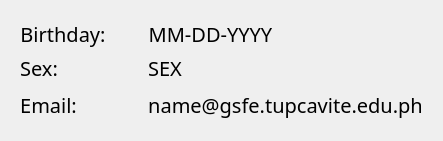
                             <widget class="QFrame" name="frame_24">
                              <property name="maximumSize">
                               <size>
                                <width>500</width>
                                <height>500</height>
                               </size>
                              </property>
                              <property name="styleSheet">
                               <string notr="true">background: none;
border: none;</string>
                              </property>
                              <property name="frameShape">
                               <enum>QFrame::StyledPanel</enum>
                              </property>
                              <property name="frameShadow">
                               <enum>QFrame::Raised</enum>
                              </property>
                              <layout class="QGridLayout" name="gridLayout_22">
                               <item row="0" column="0">
                                <widget class="QFrame" name="frame_25">
                                 <property name="maximumSize">
                                  <size>
                                   <width>10000</width>
                                   <height>500</height>
                                  </size>
                                 </property>
                                 <property name="styleSheet">
                                  <string notr="true">background: none;
border: none;</string>
                                 </property>
                                 <property name="frameShape">
                                  <enum>QFrame::StyledPanel</enum>
                                 </property>
                                 <property name="frameShadow">
                                  <enum>QFrame::Raised</enum>
                                 </property>
                                 <layout class="QGridLayout" name="gridLayout_29">
                                  <item row="2" column="0" rowspan="2" colspan="2" alignment="Qt::AlignLeft">
                                   <widget class="QLabel" name="label_69">
                                    <property name="sizePolicy">
                                     <sizepolicy hsizetype="Preferred" vsizetype="Fixed">
                                      <horstretch>0</horstretch>
                                      <verstretch>0</verstretch>
                                     </sizepolicy>
                                    </property>
                                    <property name="minimumSize">
                                     <size>
                                      <width>0</width>
                                      <height>20</height>
                                     </size>
                                    </property>
                                    <property name="maximumSize">
                                     <size>
                                      <width>16777215</width>
                                      <height>35</height>
                                     </size>
                                    </property>
                                    <property name="font">
                                     <font>
                                      <family>Poppins,Arial,Helvetica,sans-serif</family>
                                      <pointsize>-1</pointsize>
                                     </font>
                                    </property>
                                    <property name="styleSheet">
                                     <string notr="true">QLabel {
    background: none;
    color: black;
    font-size: 20px;
    font-family: &quot;Poppins&quot;, &quot;Arial&quot;, &quot;Helvetica&quot;, sans-serif;
    border: none;
    text-align: center;
}
</string>
                                    </property>
                                    <property name="text">
                                     <string>Email:</string>
                                    </property>
                                    <property name="alignment">
                                     <set>Qt::AlignCenter</set>
                                    </property>
                                   </widget>
                                  </item>
                                  <item row="3" column="1">
                                   <widget class="QLabel" name="label_70">
                                    <property name="sizePolicy">
                                     <sizepolicy hsizetype="Preferred" vsizetype="Fixed">
                                      <horstretch>0</horstretch>
                                      <verstretch>0</verstretch>
                                     </sizepolicy>
                                    </property>
                                    <property name="minimumSize">
                                     <size>
                                      <width>0</width>
                                      <height>20</height>
                                     </size>
                                    </property>
                                    <property name="maximumSize">
                                     <size>
                                      <width>16777215</width>
                                      <height>35</height>
                                     </size>
                                    </property>
                                    <property name="font">
                                     <font>
                                      <family>Poppins,Arial,Helvetica,sans-serif</family>
                                      <pointsize>-1</pointsize>
                                     </font>
                                    </property>
                                    <property name="styleSheet">
                                     <string notr="true">QLabel {
    background: none;
    color: black;
    font-size: 20px;
    font-family: &quot;Poppins&quot;, &quot;Arial&quot;, &quot;Helvetica&quot;, sans-serif;
    border: none;
    text-align: center;
}
</string>
                                    </property>
                                    <property name="text">
                                     <string/>
                                    </property>
                                    <property name="alignment">
                                     <set>Qt::AlignCenter</set>
                                    </property>
                                   </widget>
                                  </item>
                                  <item row="1" column="0" colspan="2" alignment="Qt::AlignLeft">
                                   <widget class="QLabel" name="label_71">
                                    <property name="sizePolicy">
                                     <sizepolicy hsizetype="Preferred" vsizetype="Fixed">
                                      <horstretch>0</horstretch>
                                      <verstretch>0</verstretch>
                                     </sizepolicy>
                                    </property>
                                    <property name="minimumSize">
                                     <size>
                                      <width>0</width>
                                      <height>20</height>
                                     </size>
                                    </property>
                                    <property name="maximumSize">
                                     <size>
                                      <width>16777215</width>
                                      <height>35</height>
                                     </size>
                                    </property>
                                    <property name="font">
                                     <font>
                                      <family>Poppins,Arial,Helvetica,sans-serif</family>
                                      <pointsize>-1</pointsize>
                                     </font>
                                    </property>
                                    <property name="styleSheet">
                                     <string notr="true">QLabel {
    background: none;
    color: black;
    font-size: 20px;
    font-family: &quot;Poppins&quot;, &quot;Arial&quot;, &quot;Helvetica&quot;, sans-serif;
    border: none;
    text-align: center;
}
</string>
                                    </property>
                                    <property name="text">
                                     <string>Sex:</string>
                                    </property>
                                    <property name="alignment">
                                     <set>Qt::AlignCenter</set>
                                    </property>
                                   </widget>
                                  </item>
                                  <item row="0" column="0" alignment="Qt::AlignLeft">
                                   <widget class="QLabel" name="label_72">
                                    <property name="sizePolicy">
                                     <sizepolicy hsizetype="Preferred" vsizetype="Fixed">
                                      <horstretch>0</horstretch>
                                      <verstretch>0</verstretch>
                                     </sizepolicy>
                                    </property>
                                    <property name="minimumSize">
                                     <size>
                                      <width>0</width>
                                      <height>20</height>
                                     </size>
                                    </property>
                                    <property name="maximumSize">
                                     <size>
                                      <width>16777215</width>
                                      <height>35</height>
                                     </size>
                                    </property>
                                    <property name="font">
                                     <font>
                                      <family>Poppins,Arial,Helvetica,sans-serif</family>
                                      <pointsize>-1</pointsize>
                                     </font>
                                    </property>
                                    <property name="styleSheet">
                                     <string notr="true">QLabel {
    background: none;
    color: black;
    font-size: 20px;
    font-family: &quot;Poppins&quot;, &quot;Arial&quot;, &quot;Helvetica&quot;, sans-serif;
    border: none;
    text-align: center;
}
</string>
                                    </property>
                                    <property name="text">
                                     <string>Birthday:</string>
                                    </property>
                                    <property name="alignment">
                                     <set>Qt::AlignCenter</set>
                                    </property>
                                   </widget>
                                  </item>
                                 </layout>
                                </widget>
                               </item>
                               <item row="0" column="1">
                                <widget class="QFrame" name="frame_26">
                                 <property name="maximumSize">
                                  <size>
                                   <width>100000</width>
                                   <height>500</height>
                                  </size>
                                 </property>
                                 <property name="styleSheet">
                                  <string notr="true">background: none;
border: none;</string>
                                 </property>
                                 <property name="frameShape">
                                  <enum>QFrame::StyledPanel</enum>
                                 </property>
                                 <property name="frameShadow">
                                  <enum>QFrame::Raised</enum>
                                 </property>
                                 <layout class="QGridLayout" name="gridLayout_34">
                                  <item row="2" column="0" rowspan="2" colspan="2" alignment="Qt::AlignLeft">
                                   <widget class="QLabel" name="email">
                                    <property name="sizePolicy">
                                     <sizepolicy hsizetype="Preferred" vsizetype="Fixed">
                                      <horstretch>0</horstretch>
                                      <verstretch>0</verstretch>
                                     </sizepolicy>
                                    </property>
                                    <property name="minimumSize">
                                     <size>
                                      <width>0</width>
                                      <height>20</height>
                                     </size>
                                    </property>
                                    <property name="maximumSize">
                                     <size>
                                      <width>16777215</width>
                                      <height>35</height>
                                     </size>
                                    </property>
                                    <property name="font">
                                     <font>
                                      <family>Poppins,Arial,Helvetica,sans-serif</family>
                                      <pointsize>-1</pointsize>
                                     </font>
                                    </property>
                                    <property name="styleSheet">
                                     <string notr="true">QLabel {
    background: none;
    color: black;
    font-size: 20px;
    font-family: &quot;Poppins&quot;, &quot;Arial&quot;, &quot;Helvetica&quot;, sans-serif;
    border: none;
    text-align: center;
}
</string>
                                    </property>
                                    <property name="text">
                                     <string>name@gsfe.tupcavite.edu.ph</string>
                                    </property>
                                    <property name="alignment">
                                     <set>Qt::AlignCenter</set>
                                    </property>
                                   </widget>
                                  </item>
                                  <item row="3" column="1">
                                   <widget class="QLabel" name="label_74">
                                    <property name="sizePolicy">
                                     <sizepolicy hsizetype="Preferred" vsizetype="Fixed">
                                      <horstretch>0</horstretch>
                                      <verstretch>0</verstretch>
                                     </sizepolicy>
                                    </property>
                                    <property name="minimumSize">
                                     <size>
                                      <width>0</width>
                                      <height>20</height>
                                     </size>
                                    </property>
                                    <property name="maximumSize">
                                     <size>
                                      <width>16777215</width>
                                      <height>35</height>
                                     </size>
                                    </property>
                                    <property name="font">
                                     <font>
                                      <family>Poppins,Arial,Helvetica,sans-serif</family>
                                      <pointsize>-1</pointsize>
                                     </font>
                                    </property>
                                    <property name="styleSheet">
                                     <string notr="true">QLabel {
    background: none;
    color: black;
    font-size: 20px;
    font-family: &quot;Poppins&quot;, &quot;Arial&quot;, &quot;Helvetica&quot;, sans-serif;
    border: none;
    text-align: center;
}
</string>
                                    </property>
                                    <property name="text">
                                     <string/>
                                    </property>
                                    <property name="alignment">
                                     <set>Qt::AlignCenter</set>
                                    </property>
                                   </widget>
                                  </item>
                                  <item row="1" column="0" colspan="2" alignment="Qt::AlignLeft">
                                   <widget class="QLabel" name="sex">
                                    <property name="sizePolicy">
                                     <sizepolicy hsizetype="Preferred" vsizetype="Fixed">
                                      <horstretch>0</horstretch>
                                      <verstretch>0</verstretch>
                                     </sizepolicy>
                                    </property>
                                    <property name="minimumSize">
                                     <size>
                                      <width>0</width>
                                      <height>20</height>
                                     </size>
                                    </property>
                                    <property name="maximumSize">
                                     <size>
                                      <width>16777215</width>
                                      <height>35</height>
                                     </size>
                                    </property>
                                    <property name="font">
                                     <font>
                                      <family>Poppins,Arial,Helvetica,sans-serif</family>
                                      <pointsize>-1</pointsize>
                                     </font>
                                    </property>
                                    <property name="styleSheet">
                                     <string notr="true">QLabel {
    background: none;
    color: black;
    font-size: 20px;
    font-family: &quot;Poppins&quot;, &quot;Arial&quot;, &quot;Helvetica&quot;, sans-serif;
    border: none;
    text-align: center;
}
</string>
                                    </property>
                                    <property name="text">
                                     <string>SEX</string>
                                    </property>
                                    <property name="alignment">
                                     <set>Qt::AlignCenter</set>
                                    </property>
                                   </widget>
                                  </item>
                                  <item row="0" column="0" alignment="Qt::AlignLeft">
                                   <widget class="QLabel" name="birthdate">
                                    <property name="sizePolicy">
                                     <sizepolicy hsizetype="Preferred" vsizetype="Fixed">
                                      <horstretch>0</horstretch>
                                      <verstretch>0</verstretch>
                                     </sizepolicy>
                                    </property>
                                    <property name="minimumSize">
                                     <size>
                                      <width>0</width>
                                      <height>20</height>
                                     </size>
                                    </property>
                                    <property name="maximumSize">
                                     <size>
                                      <width>16777215</width>
                                      <height>35</height>
                                     </size>
                                    </property>
                                    <property name="font">
                                     <font>
                                      <family>Poppins,Arial,Helvetica,sans-serif</family>
                                      <pointsize>-1</pointsize>
                                     </font>
                                    </property>
                                    <property name="styleSheet">
                                     <string notr="true">QLabel {
    background: none;
    color: black;
    font-size: 20px;
    font-family: &quot;Poppins&quot;, &quot;Arial&quot;, &quot;Helvetica&quot;, sans-serif;
    border: none;
    text-align: center;
}
</string>
                                    </property>
                                    <property name="text">
                                     <string>MM-DD-YYYY</string>
                                    </property>
                                    <property name="alignment">
                                     <set>Qt::AlignCenter</set>
                                    </property>
                                   </widget>
                                  </item>
                                 </layout>
                                </widget>
                               </item>
                              </layout>
                             </widget>
